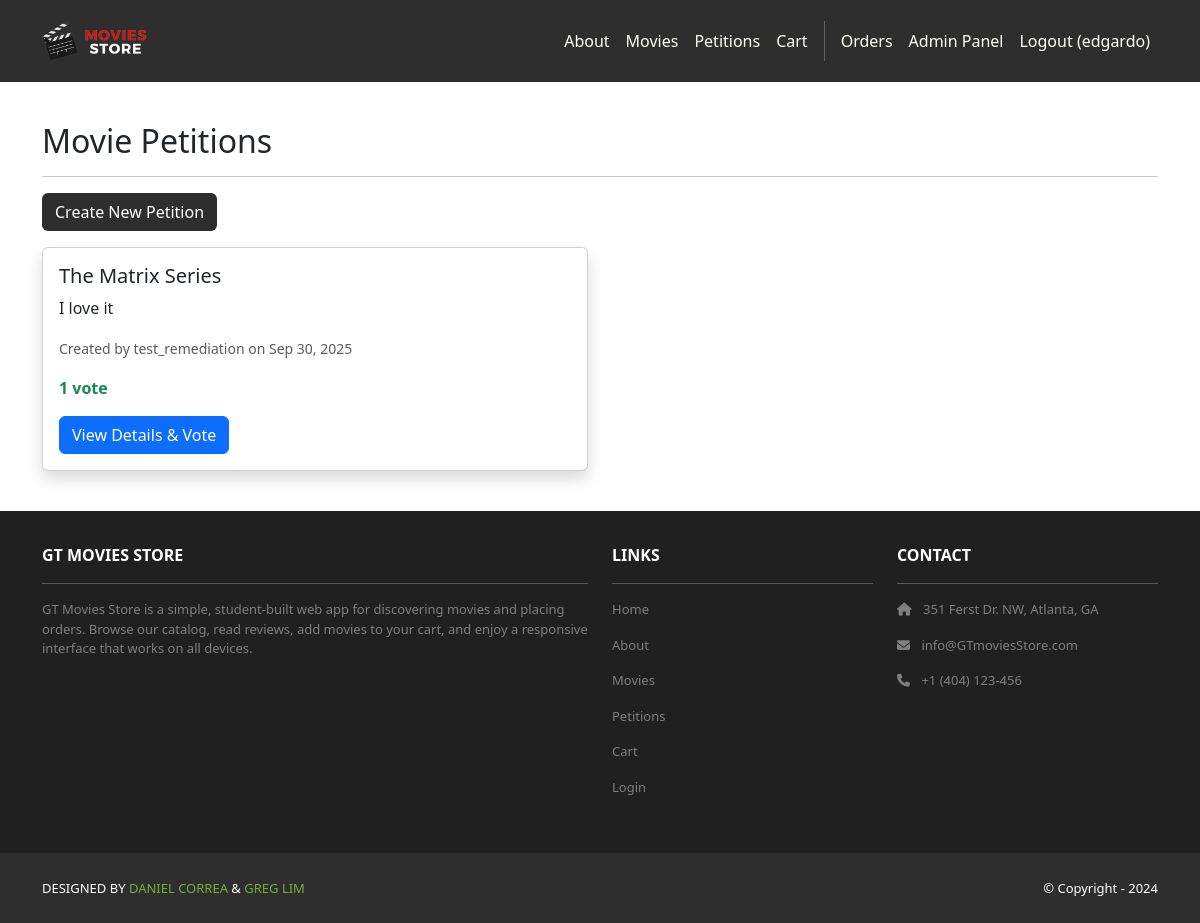
/petitions/ (signed in), run on the app's committed database.
### petitions/models.py (models this page shows, shortened)
class MoviePetition(models.Model):
    title = models.CharField(max_length=255)
    description = models.TextField()
    created_by = models.ForeignKey(User, on_delete=models.CASCADE)
    created_at = models.DateTimeField(auto_now_add=True)
    is_active = models.BooleanField(default=True)
    def get_vote_count(self):
        return self.petitionvote_set.count()

### petitions/views.py (the view)
# urls.py: path('', views.index, name='cart.index'),
def index(request):
    petitions = MoviePetition.objects.filter(is_active=True).order_by('-created_at')
    template_data = {
        'title': 'Movie Petitions',
        'petitions': petitions
    }
    return render(request, 'petitions/index.html', {'template_data': template_data})

### petitions/templates/petitions/index.html
{% extends 'base.html' %}
{% block content %}
<div class="p-3 mt-4">
  <div class="container">
    <div class="row">
      <div class="col-md-12">
        <h2>Movie Petitions</h2>
        <hr />
        {% if user.is_authenticated %}
        <div class="mb-3">
          <a href="{% url 'petitions.create' %}" class="btn bg-dark text-white">Create New Petition</a>
        </div>
        {% endif %}
        {% if template_data.petitions %}
        <div class="row">
          {% for petition in template_data.petitions %}
          <div class="col-md-6 mb-4">
            <div class="card shadow">
              <div class="card-body">
                <h5 class="card-title">{{ petition.title }}</h5>
                <p class="card-text">{{ petition.description|truncatewords:20 }}</p>
                <p class="text-muted">
                  <small>Created by {{ petition.created_by.username }} on {{ petition.created_at|date:"M d, Y" }}</small>
                </p>
                <p class="text-success">
                  <strong>{{ petition.get_vote_count }} vote{{ petition.get_vote_count|pluralize }}</strong>
                </p>
                <a href="{% url 'petitions.show' id=petition.id %}" class="btn btn-primary">View Details & Vote</a>
              </div>
            </div>
          </div>
          {% endfor %}
        </div>
        {% else %}
        <div class="alert alert-info">
          <p>No movie petitions yet. {% if user.is_authenticated %}<a href="{% url 'petitions.create' %}">Create the first one!</a>{% else %}Login to create the first petition!{% endif %}</p>
        </div>
        {% endif %}
      </div>
    </div>
  </div>
</div>
{% endblock content %}

### GTmoviesStore/templates/base.html (shortened to what this page needs)
<!DOCTYPE html>
<html>
  {% load static %}
  <head>
    <link href="https://cdn.jsdelivr.net/npm/bootstrap@5.3.3/dist/css/bootstrap.min.css" rel="stylesheet">
    <link rel="stylesheet" href="https://cdnjs.cloudflare.com/ajax/libs/font-awesome/6.1.1/css/all.min.css">
    <link rel="stylesheet" type="text/css" href="{% static 'css/style.css' %}">
  </head>
  <body>
    <nav class="p-3 navbar navbar-dark bg-dark navbar-expand-lg">
      <div class="container">
        <a class="navbar-brand" href="{% url 'home.index' %}">
          <img src="{% static 'img/logo.png' %}" alt="logo" height="40" />
        </a>
        <div class="collapse navbar-collapse" id="navbarNavAltMarkup">
          <div class="navbar-nav ms-auto navbar-ml">
            <a class="nav-link" href="{% url 'home.about' %}">About</a>
            <a class="nav-link" href="{% url 'movies.index' %}">Movies</a>
            <a class="nav-link" href="{% url 'petitions.index' %}">Petitions</a>
            <a class="nav-link" href="{% url 'cart.index' %}">Cart</a>
            {% if user.is_authenticated %}
            <a class="nav-link" href="{% url 'accounts.orders' %}">Orders</a>
            {% if user.is_superuser %}
            <a class="nav-link" href="/admin/">Admin Panel</a>
            {% endif %}
            <a class="nav-link" href="{% url 'accounts.logout' %}">Logout ({{user.username }})</a>
            {% else %}
            <a class="nav-link" href="{% url 'accounts.login' %}">Login</a>
            <a class="nav-link" href="{% url 'accounts.signup' %}">Sign Up</a>
            {% endif %}
          </div>
        </div>
      </div>
    </nav>
    <div>
      {% block content %}
      {% endblock content %}
    </div>
    <section class="p-3 ms-footer d-none d-md-block">
      <div class="container">
        <div class="row mt-3 text-white">
          <div class="col-md-6 col-lg-6 col-xl-6 mx-auto mb-4">
            <b>GT MOVIES STORE</b>
            <hr />
            <p>
              GT Movies Store is a simple, student-built web app for discovering movies and placing orders. Browse our catalog, read reviews, add movies to your cart, and enjoy a responsive interface that works on all devices.
            </p>
          </div>
          <div class="col-md-3 col-lg-3 col-xl-3 mx-auto mb-4">
            <b>LINKS</b>
            <hr />
            <p><a class="nav-link" href="{% url 'home.index' %}">Home</a></p>
            <p><a class="nav-link" href="{% url 'home.about' %}">About</a></p>
            <p><a class="nav-link" href="{% url 'movies.index' %}">Movies</a></p>
            <p><a class="nav-link" href="{% url 'petitions.index' %}">Petitions</a></p>
            <p><a class="nav-link" href="{% url 'cart.index' %}">Cart</a></p>
            <p><a class="nav-link" href="{% url 'accounts.login' %}">Login</a></p>
          </div>
          <div class="col-md-3 col-lg-3 col-xl-3 mx-auto mb-4">
            <b>CONTACT</b>
            <hr />
            <p><i class="fas fa-home me-2"></i> 351 Ferst Dr. NW, Atlanta, GA</p>
            <p><i class="fas fa-envelope me-2"></i> info@GTmoviesStore.com</p>
            <p><i class="fas fa-phone me-2"></i> +1 (404) 123-456</p>
          </div>
        </div>
      </div>
    </section>
    <section class="p-3 ms-footer-bottom bg-dark">
      <div class="container d-flex justify-content-between">
        <div class="me-5 text-white">
          <span>DESIGNED BY <a href="https://www.x.com/danielgarax" target="_blank">DANIEL CORREA</a> & <a href="https://www.x.com/greglim81" target="_blank">GREG LIM</a></span>
        </div>
        <div class="text-white">
          <span>© Copyright - 2024</span>
        </div>
      </div>
    </section>
  </body>
</html>

### GTmoviesStore/static/css/style.css (style rules this page uses)
.navbar a.nav-link { color: #FFFEF6 !important; }
.bg-dark { background-color: #2E2E2E !important; }
.ms-footer { background-color: #202020; }
.ms-footer p { color: #7F7F7F; font-size: 13px; }
.ms-footer-bottom span { font-size: 13px; line-height: 38px; }
.ms-footer-bottom a { color: #6ab43e; text-decoration: none; }

### data on the page
MoviePetition: title "The Matrix Series", description "I love it", created_by.username "test_remediation", created_at "Sep 30, 2025", get_vote_count "1"

### other printed values
{{ user.username }} "edgardo"
